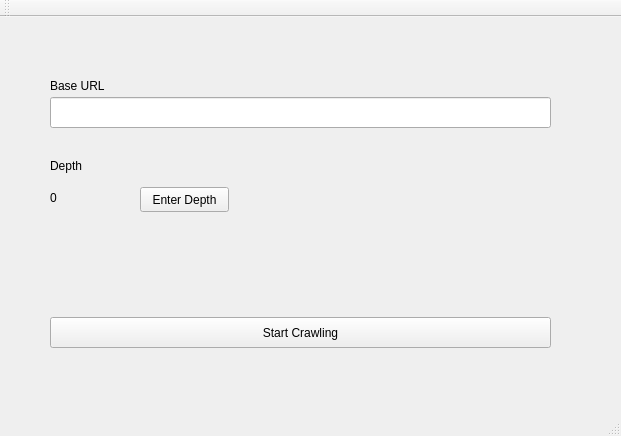
<?xml version="1.0" encoding="UTF-8"?>
<ui version="4.0">
 <class>MainWindow</class>
 <widget class="QMainWindow" name="MainWindow">
  <property name="geometry">
   <rect>
    <x>0</x>
    <y>0</y>
    <width>621</width>
    <height>436</height>
   </rect>
  </property>
  <property name="windowTitle">
   <string>webler</string>
  </property>
  <widget class="QWidget" name="centralWidget">
   <widget class="QLineEdit" name="lineEdit">
    <property name="geometry">
     <rect>
      <x>50</x>
      <y>80</y>
      <width>501</width>
      <height>31</height>
     </rect>
    </property>
   </widget>
   <widget class="QLabel" name="baseHead">
    <property name="geometry">
     <rect>
      <x>50</x>
      <y>60</y>
      <width>67</width>
      <height>17</height>
     </rect>
    </property>
    <property name="text">
     <string>Base URL</string>
    </property>
   </widget>
   <widget class="QLabel" name="depthHead">
    <property name="geometry">
     <rect>
      <x>50</x>
      <y>140</y>
      <width>67</width>
      <height>17</height>
     </rect>
    </property>
    <property name="text">
     <string>Depth</string>
    </property>
   </widget>
   <widget class="QPushButton" name="getDepth">
    <property name="geometry">
     <rect>
      <x>140</x>
      <y>170</y>
      <width>89</width>
      <height>25</height>
     </rect>
    </property>
    <property name="text">
     <string>Enter Depth</string>
    </property>
   </widget>
   <widget class="QLabel" name="depthValue">
    <property name="geometry">
     <rect>
      <x>50</x>
      <y>170</y>
      <width>71</width>
      <height>21</height>
     </rect>
    </property>
    <property name="text">
     <string>0</string>
    </property>
   </widget>
   <widget class="QPushButton" name="submit">
    <property name="geometry">
     <rect>
      <x>50</x>
      <y>300</y>
      <width>501</width>
      <height>31</height>
     </rect>
    </property>
    <property name="text">
     <string>Start Crawling</string>
    </property>
   </widget>
  </widget>
  <widget class="QToolBar" name="mainToolBar">
   <attribute name="toolBarArea">
    <enum>TopToolBarArea</enum>
   </attribute>
   <attribute name="toolBarBreak">
    <bool>false</bool>
   </attribute>
  </widget>
  <widget class="QStatusBar" name="statusBar"/>
 </widget>
 <layoutdefault spacing="6" margin="11"/>
 <resources/>
 <connections/>
</ui>
